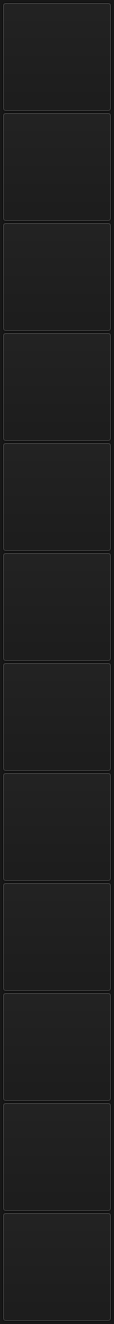
          <widget class="QWidget" name="typeButtons">
           <property name="geometry">
            <rect>
             <x>0</x>
             <y>0</y>
             <width>114</width>
             <height>1324</height>
            </rect>
           </property>
           <property name="styleSheet">
            <string notr="true">
background-color: rgb(23, 23, 23);</string>
           </property>
           <layout class="QVBoxLayout" name="verticalLayout_3">
            <property name="spacing">
             <number>0</number>
            </property>
            <property name="leftMargin">
             <number>2</number>
            </property>
            <property name="topMargin">
             <number>2</number>
            </property>
            <property name="rightMargin">
             <number>2</number>
            </property>
            <property name="bottomMargin">
             <number>2</number>
            </property>
            <item>
             <widget class="QPushButton" name="plot">
              <property name="minimumSize">
               <size>
                <width>110</width>
                <height>110</height>
               </size>
              </property>
              <property name="maximumSize">
               <size>
                <width>110</width>
                <height>110</height>
               </size>
              </property>
              <property name="cursor">
               <cursorShape>PointingHandCursor</cursorShape>
              </property>
              <property name="text">
               <string/>
              </property>
              <property name="icon">
               <iconset>
                <normaloff>assets/buttons/types/plot.png</normaloff>assets/buttons/types/plot.png</iconset>
              </property>
              <property name="iconSize">
               <size>
                <width>120</width>
                <height>120</height>
               </size>
              </property>
             </widget>
            </item>
            <item>
             <widget class="QPushButton" name="histogram">
              <property name="minimumSize">
               <size>
                <width>110</width>
                <height>110</height>
               </size>
              </property>
              <property name="maximumSize">
               <size>
                <width>110</width>
                <height>110</height>
               </size>
              </property>
              <property name="cursor">
               <cursorShape>PointingHandCursor</cursorShape>
              </property>
              <property name="text">
               <string/>
              </property>
              <property name="icon">
               <iconset>
                <normaloff>assets/buttons/types/Bar-Chart.png</normaloff>assets/buttons/types/Bar-Chart.png</iconset>
              </property>
              <property name="iconSize">
               <size>
                <width>100</width>
                <height>100</height>
               </size>
              </property>
             </widget>
            </item>
            <item alignment="Qt::AlignmentFlag::AlignTop">
             <widget class="QPushButton" name="piechart">
              <property name="minimumSize">
               <size>
                <width>110</width>
                <height>110</height>
               </size>
              </property>
              <property name="maximumSize">
               <size>
                <width>110</width>
                <height>110</height>
               </size>
              </property>
              <property name="cursor">
               <cursorShape>PointingHandCursor</cursorShape>
              </property>
              <property name="text">
               <string/>
              </property>
              <property name="icon">
               <iconset>
                <normaloff>assets/buttons/types/Pie-Chart.png</normaloff>assets/buttons/types/Pie-Chart.png</iconset>
              </property>
              <property name="iconSize">
               <size>
                <width>110</width>
                <height>110</height>
               </size>
              </property>
             </widget>
            </item>
            <item alignment="Qt::AlignmentFlag::AlignTop">
             <widget class="QPushButton" name="fill_between">
              <property name="minimumSize">
               <size>
                <width>110</width>
                <height>110</height>
               </size>
              </property>
              <property name="maximumSize">
               <size>
                <width>110</width>
                <height>110</height>
               </size>
              </property>
              <property name="cursor">
               <cursorShape>PointingHandCursor</cursorShape>
              </property>
              <property name="text">
               <string/>
              </property>
              <property name="icon">
               <iconset>
                <normaloff>assets/buttons/types/fill_between.png</normaloff>assets/buttons/types/fill_between.png</iconset>
              </property>
              <property name="iconSize">
               <size>
                <width>100</width>
                <height>100</height>
               </size>
              </property>
             </widget>
            </item>
            <item>
             <widget class="QPushButton" name="stackplot">
              <property name="minimumSize">
               <size>
                <width>110</width>
                <height>110</height>
               </size>
              </property>
              <property name="maximumSize">
               <size>
                <width>110</width>
                <height>110</height>
               </size>
              </property>
              <property name="cursor">
               <cursorShape>PointingHandCursor</cursorShape>
              </property>
              <property name="text">
               <string/>
              </property>
              <property name="icon">
               <iconset>
                <normaloff>assets/buttons/types/stackplot.png</normaloff>assets/buttons/types/stackplot.png</iconset>
              </property>
              <property name="iconSize">
               <size>
                <width>100</width>
                <height>100</height>
               </size>
              </property>
             </widget>
            </item>
            <item>
             <widget class="QPushButton" name="pushButton_11">
              <property name="minimumSize">
               <size>
                <width>110</width>
                <height>110</height>
               </size>
              </property>
              <property name="maximumSize">
               <size>
                <width>110</width>
                <height>110</height>
               </size>
              </property>
              <property name="cursor">
               <cursorShape>PointingHandCursor</cursorShape>
              </property>
              <property name="text">
               <string/>
              </property>
              <property name="iconSize">
               <size>
                <width>100</width>
                <height>100</height>
               </size>
              </property>
             </widget>
            </item>
            <item>
             <widget class="QPushButton" name="pushButton_10">
              <property name="minimumSize">
               <size>
                <width>110</width>
                <height>110</height>
               </size>
              </property>
              <property name="maximumSize">
               <size>
                <width>110</width>
                <height>110</height>
               </size>
              </property>
              <property name="cursor">
               <cursorShape>PointingHandCursor</cursorShape>
              </property>
              <property name="text">
               <string/>
              </property>
              <property name="iconSize">
               <size>
                <width>100</width>
                <height>100</height>
               </size>
              </property>
             </widget>
            </item>
            <item>
             <widget class="QPushButton" name="pushButton_9">
              <property name="minimumSize">
               <size>
                <width>110</width>
                <height>110</height>
               </size>
              </property>
              <property name="maximumSize">
               <size>
                <width>110</width>
                <height>110</height>
               </size>
              </property>
              <property name="cursor">
               <cursorShape>PointingHandCursor</cursorShape>
              </property>
              <property name="text">
               <string/>
              </property>
              <property name="iconSize">
               <size>
                <width>100</width>
                <height>100</height>
               </size>
              </property>
             </widget>
            </item>
            <item>
             <widget class="QPushButton" name="pushButton_6">
              <property name="minimumSize">
               <size>
                <width>110</width>
                <height>110</height>
               </size>
              </property>
              <property name="maximumSize">
               <size>
                <width>110</width>
                <height>110</height>
               </size>
              </property>
              <property name="cursor">
               <cursorShape>PointingHandCursor</cursorShape>
              </property>
              <property name="text">
               <string/>
              </property>
              <property name="iconSize">
               <size>
                <width>100</width>
                <height>100</height>
               </size>
              </property>
             </widget>
            </item>
            <item>
             <widget class="QPushButton" name="pushButton_8">
              <property name="minimumSize">
               <size>
                <width>110</width>
                <height>110</height>
               </size>
              </property>
              <property name="maximumSize">
               <size>
                <width>110</width>
                <height>110</height>
               </size>
              </property>
              <property name="cursor">
               <cursorShape>PointingHandCursor</cursorShape>
              </property>
              <property name="text">
               <string/>
              </property>
              <property name="iconSize">
               <size>
                <width>100</width>
                <height>100</height>
               </size>
              </property>
             </widget>
            </item>
            <item>
             <widget class="QPushButton" name="pushButton_7">
              <property name="minimumSize">
               <size>
                <width>110</width>
                <height>110</height>
               </size>
              </property>
              <property name="maximumSize">
               <size>
                <width>110</width>
                <height>110</height>
               </size>
              </property>
              <property name="cursor">
               <cursorShape>PointingHandCursor</cursorShape>
              </property>
              <property name="text">
               <string/>
              </property>
              <property name="iconSize">
               <size>
                <width>100</width>
                <height>100</height>
               </size>
              </property>
             </widget>
            </item>
            <item>
             <widget class="QPushButton" name="pushButton_5">
              <property name="minimumSize">
               <size>
                <width>110</width>
                <height>110</height>
               </size>
              </property>
              <property name="maximumSize">
               <size>
                <width>110</width>
                <height>110</height>
               </size>
              </property>
              <property name="cursor">
               <cursorShape>PointingHandCursor</cursorShape>
              </property>
              <property name="text">
               <string/>
              </property>
              <property name="iconSize">
               <size>
                <width>100</width>
                <height>100</height>
               </size>
              </property>
             </widget>
            </item>
            <item>
             <spacer name="verticalSpacer">
              <property name="orientation">
               <enum>Qt::Orientation::Vertical</enum>
              </property>
              <property name="sizeHint" stdset="0">
               <size>
                <width>20</width>
                <height>40</height>
               </size>
              </property>
             </spacer>
            </item>
           </layout>
           <zorder>plot</zorder>
           <zorder>histogram</zorder>
           <zorder>piechart</zorder>
           <zorder>pushButton_6</zorder>
           <zorder>pushButton_5</zorder>
           <zorder>fill_between</zorder>
           <zorder>pushButton_7</zorder>
           <zorder>pushButton_8</zorder>
           <zorder>pushButton_9</zorder>
           <zorder>pushButton_10</zorder>
           <zorder>pushButton_11</zorder>
           <zorder>stackplot</zorder>
           <zorder>verticalSpacer</zorder>
          </widget>
